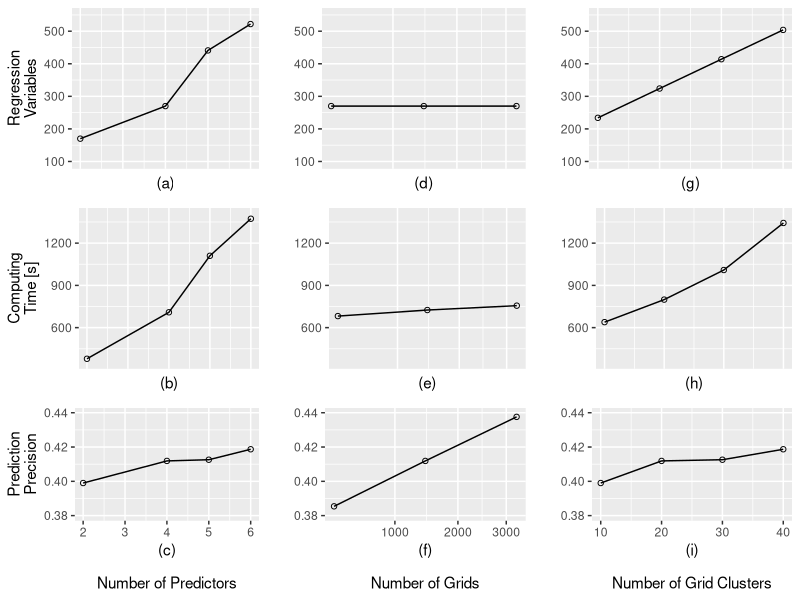

R code for this plot:
library(ggplot2)
library(reshape2)
library(gridExtra)
setwd("D:\\GitRepos\\work\\experiments\\experiments-2")

summary1 = read.csv( "job1.summary.txt", header=TRUE, sep=",")
summary2 = read.csv( "job2.summary.csv", header=TRUE, sep=",")
summary3 = read.csv( "job3.summary.csv", header=TRUE, sep=",")

colnames(summary1)[1]="Predictors"
colnames(summary2)[1]="Grids"
colnames(summary3)[1]="Clusters"

gg.f1.1 = ggplot(summary1,aes(x=Predictors,y=Variables)) + 
    geom_line() + geom_point(shape=21) + 
    xlab("(a)")+ylab("Regression\nVariables") + 
    ylim(c(100,550))+
    theme(axis.ticks.x=element_blank(),axis.text.x=element_blank())
gg.f1.2 = ggplot(summary1,aes(x=Predictors,y=Computing)) + 
    geom_line() + geom_point(shape=21) + 
    xlab("(b)")+ylab("Computing\nTime [s]") + 
    ylim(c(360,1400))+
    theme(axis.ticks.x=element_blank(),axis.text.x=element_blank())
gg.f1.3 = ggplot(summary1,aes(x=Predictors,y=Precision)) + 
    geom_line() + geom_point(shape=21) + 
    ylim(c(0.38,0.44))+
    xlab("(c)\n\nNumber of Predictors")+ylab("Prediction\nPrecision")  


gg.f2.1 = ggplot(summary2,aes(x=Grids,y=Variables)) +
    geom_line() + geom_point(shape=21) +
    xlab("(d)")+ ylab("") + ylim(c(100,550))+
    theme(axis.ticks.x=element_blank(),axis.text.x=element_blank())+
    scale_x_sqrt()
gg.f2.2 = ggplot(summary2,aes(x=Grids,y=Computing)) +
    geom_line() + geom_point(shape=21) +  
    xlab("(e)")+ylab("") + ylim(c(360,1400))+
    theme(axis.ticks.x=element_blank(),axis.text.x=element_blank())+
    scale_x_sqrt()
gg.f2.3 = ggplot(summary2,aes(x=Grids,y=Precision)) +
    geom_line() + geom_point(shape=21) + 
    xlab("(f)\n\nNumber of Grids")+ylab("")  +ylim(c(0.38,0.44))+
    scale_x_sqrt()

gg.f3.1 = ggplot(summary3,aes(x=Clusters,y=Variables)) +
    geom_line() + geom_point(shape=21) +  
    xlab("(g)")+ylab("") + ylim(c(100,550))+
    theme(axis.ticks.x=element_blank(),axis.text.x=element_blank())
gg.f3.2 = ggplot(summary3,aes(x=Clusters,y=Computing)) +
    geom_line() + geom_point(shape=21) + 
    xlab("(h)")+ylab("") + ylim(c(360,1400))+
    theme(axis.ticks.x=element_blank(),axis.text.x=element_blank())
gg.f3.3 = ggplot(summary3,aes(x=Clusters,y=Precision)) +
    geom_line() + geom_point(shape=21) + ylim(c(0.38,0.44))+
    xlab("(i)\n\nNumber of Grid Clusters")+ylab("")  


png("summary.png", width =8*300, height = 6*300, res=300,bg = "transparent")
grid.arrange(gg.f1.1,gg.f2.1,gg.f3.1,
             gg.f1.2,gg.f2.2,gg.f3.2,
             gg.f1.3,gg.f2.3,gg.f3.3,
             ncol=3, nrow=3, heights=c(1,1,1),widths=c(1,1,1))
dev.off()

rm(summary1,summary2,summary3)
rm(gg.f1.1,gg.f1.2,gg.f1.3)
rm(gg.f2.1,gg.f2.2,gg.f2.3)
rm(gg.f3.1,gg.f3.2,gg.f3.3)
